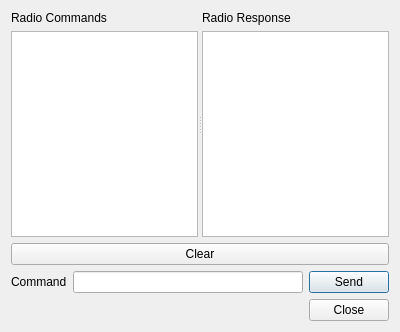
<?xml version="1.0" encoding="UTF-8"?>
<ui version="4.0">
 <class>DialogRadio</class>
 <widget class="QDialog" name="DialogRadio">
  <property name="geometry">
   <rect>
    <x>0</x>
    <y>0</y>
    <width>400</width>
    <height>332</height>
   </rect>
  </property>
  <property name="windowTitle">
   <string>RADIO</string>
  </property>
  <layout class="QVBoxLayout" name="verticalLayout_3">
   <item>
    <widget class="QSplitter" name="splitter">
     <property name="sizePolicy">
      <sizepolicy hsizetype="Expanding" vsizetype="Expanding">
       <horstretch>0</horstretch>
       <verstretch>0</verstretch>
      </sizepolicy>
     </property>
     <property name="orientation">
      <enum>Qt::Horizontal</enum>
     </property>
     <widget class="QWidget" name="layoutWidget">
      <layout class="QVBoxLayout" name="verticalLayout">
       <item>
        <widget class="QLabel" name="label">
         <property name="text">
          <string>Radio Commands</string>
         </property>
        </widget>
       </item>
       <item>
        <widget class="QPlainTextEdit" name="plainTextEditRadioCommands">
         <property name="toolTip">
          <string>Commands to the radio show here</string>
         </property>
         <property name="maximumBlockCount">
          <number>25</number>
         </property>
        </widget>
       </item>
      </layout>
     </widget>
     <widget class="QWidget" name="layoutWidget1">
      <layout class="QVBoxLayout" name="verticalLayout_2">
       <item>
        <widget class="QLabel" name="label_3">
         <property name="text">
          <string>Radio Response</string>
         </property>
        </widget>
       </item>
       <item>
        <widget class="QPlainTextEdit" name="plainTextEditRadioResponse">
         <property name="toolTip">
          <string>Responses from the radio show here</string>
         </property>
         <property name="maximumBlockCount">
          <number>500</number>
         </property>
        </widget>
       </item>
      </layout>
     </widget>
    </widget>
   </item>
   <item>
    <widget class="QPushButton" name="pushButton">
     <property name="focusPolicy">
      <enum>Qt::NoFocus</enum>
     </property>
     <property name="toolTip">
      <string>Clears the text</string>
     </property>
     <property name="text">
      <string>Clear</string>
     </property>
    </widget>
   </item>
   <item>
    <layout class="QHBoxLayout" name="horizontalLayout">
     <item>
      <widget class="QLabel" name="label_2">
       <property name="text">
        <string>Command</string>
       </property>
      </widget>
     </item>
     <item>
      <widget class="QLineEdit" name="lineEditRadioCommand">
       <property name="toolTip">
        <string>Radio command goes here</string>
       </property>
      </widget>
     </item>
     <item>
      <widget class="QPushButton" name="pushButtonSendRadioCommand">
       <property name="toolTip">
        <string>Send the radio command</string>
       </property>
       <property name="text">
        <string>Send</string>
       </property>
      </widget>
     </item>
    </layout>
   </item>
   <item>
    <widget class="QDialogButtonBox" name="buttonBox">
     <property name="orientation">
      <enum>Qt::Horizontal</enum>
     </property>
     <property name="standardButtons">
      <set>QDialogButtonBox::Close</set>
     </property>
    </widget>
   </item>
  </layout>
 </widget>
 <resources/>
 <connections>
  <connection>
   <sender>buttonBox</sender>
   <signal>accepted()</signal>
   <receiver>DialogRadio</receiver>
   <slot>accept()</slot>
   <hints>
    <hint type="sourcelabel">
     <x>270</x>
     <y>438</y>
    </hint>
    <hint type="destinationlabel">
     <x>157</x>
     <y>274</y>
    </hint>
   </hints>
  </connection>
  <connection>
   <sender>buttonBox</sender>
   <signal>rejected()</signal>
   <receiver>DialogRadio</receiver>
   <slot>reject()</slot>
   <hints>
    <hint type="sourcelabel">
     <x>338</x>
     <y>438</y>
    </hint>
    <hint type="destinationlabel">
     <x>286</x>
     <y>274</y>
    </hint>
   </hints>
  </connection>
  <connection>
   <sender>pushButton</sender>
   <signal>clicked()</signal>
   <receiver>plainTextEditRadioCommands</receiver>
   <slot>clear()</slot>
   <hints>
    <hint type="sourcelabel">
     <x>126</x>
     <y>353</y>
    </hint>
    <hint type="destinationlabel">
     <x>103</x>
     <y>315</y>
    </hint>
   </hints>
  </connection>
  <connection>
   <sender>pushButton</sender>
   <signal>clicked()</signal>
   <receiver>plainTextEditRadioResponse</receiver>
   <slot>clear()</slot>
   <hints>
    <hint type="sourcelabel">
     <x>371</x>
     <y>348</y>
    </hint>
    <hint type="destinationlabel">
     <x>369</x>
     <y>301</y>
    </hint>
   </hints>
  </connection>
 </connections>
</ui>
